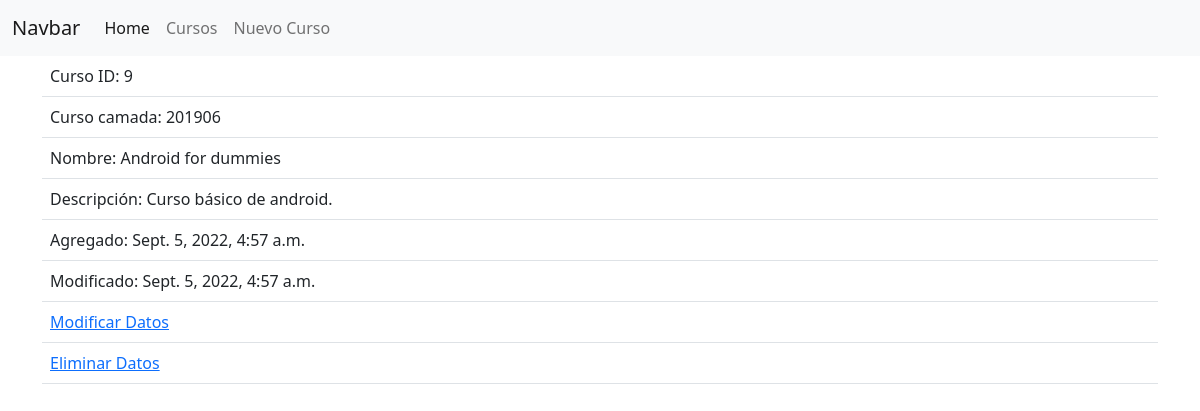
Page /cursos/9/ on the committed database.
### appcoderhouse/models.py (models this page shows, shortened)
class Curso(models.Model):
    camada = models.IntegerField(default=0)
    nombre = models.CharField(max_length=50)
    desc = models.CharField(max_length=100)
    last_update = models.DateTimeField(auto_now=True)
    add_date = models.DateTimeField(auto_now_add=True)
    class Meta:
        ordering = ['-last_update']

### appcoderhouse/views.py (the view)
# urls.py: path('cursos/<str:id>/', views.GetCurso, name='GetCurso'),
def GetCurso(request, id):
    curso = None
    curso = Curso.objects.get(id=id)
    contexto ={"curso": curso}
    return render(request, 'appcoderhouse/curso.html', contexto)

### appcoderhouse/Templates/appcoderhouse/curso.html (shortened to what this page needs)
{% extends "base.html" %}
{% block main %}
<table class="table table-hover">
    <tr><td>Curso ID:  {{curso.pk}}</td></tr>
    <tr><td>Curso camada:  {{curso.camada}}</td></tr>
    <tr><td>Nombre:  {{curso.nombre}}</td></tr>
    <tr><td>Descripción:  {{curso.desc}}</td></tr>
    <tr><td>Agregado:  {{curso.add_date}}</td></tr>
    <tr><td>Modificado:  {{curso.last_update}}</td></tr>
    <tr><td><a href="{% url 'UpdateCurso' curso.id %}">Modificar Datos</a></td></tr>
    <tr><td><a href="{% url 'DeleteCurso' curso.id %}">Eliminar Datos</a></td></tr>
</table>
{% endblock main %}

### rows in the picture
Curso: pk "9", camada "201906", nombre "Android for dummies", desc "Curso básico de android.", add_date "Sept. 5, 2022, 4:57 a.m.", last_update "Sept. 5, 2022, 4:57 a.m."
